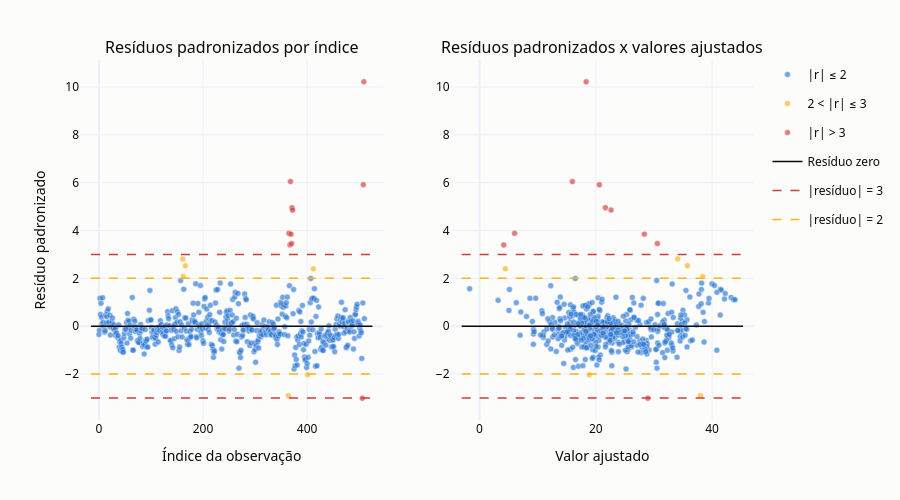

Write notebook code for a chart like this one.
### Code cell
medidas_68 = diagnostico[["Ajustado", "Resíduo", "Res. padronizado", "Res. studentizado", "Alavanca", "Cook"]]
faixas_68 = [
    ("|r| ≤ 2", res_pad.abs() <= 2, COR_PONTO),
    ("2 < |r| ≤ 3", (res_pad.abs() > 2) & (res_pad.abs() <= 3), COR_ALERTA),
    ("|r| > 3", res_pad.abs() > 3, COR_CRITICO),
]

fig = make_subplots(rows=1, cols=2, subplot_titles=["Resíduos padronizados por índice",
                                                    "Resíduos padronizados x valores ajustados"])
for col, x, rotulo in [(1, pd.Series(diagnostico.index, index=diagnostico.index), "Índice da observação"),
                       (2, diagnostico["Ajustado"], "Valor ajustado")]:
    for nome, mascara, cor in faixas_68:
        fig.add_trace(pontos(x[mascara], res_pad[mascara], diagnostico.index[mascara], medidas_68[mascara],
                             nome=nome, cor=cor, tamanho=6), row=1, col=col)
    x_min, x_max = faixa(x)
    linha_ref(fig, 0, x_min, x_max, "Resíduo zero", cor="#0b0b0b", traco="solid", row=1, col=col)
    for limite in (-3, -2, 2, 3):
        linha_ref(fig, limite, x_min, x_max, f"|resíduo| = {abs(limite)}",
                  cor=COR_CRITICO if abs(limite) == 3 else COR_ALERTA, row=1, col=col)
    fig.update_xaxes(title_text=rotulo, row=1, col=col)
fig.update_yaxes(title_text="Resíduo padronizado", row=1, col=1)
mostrar_e_salvar(fig, "residuos_padronizados", altura=500)

### Figure 1 — Plotly figure (JSON) as saved in the notebook; plotly's stock layout.template omitted (floating-point values rounded to 4 significant figures; data arrays with more than 128 entries replaced by an {"elided": "..."} marker saying what was removed)
{"data": [{"hovertemplate": "%{hovertext}<extra></extra>", "hovertext": {"elided": "490 str values"}, "legendgroup": "|r| ≤ 2", "marker": {"color": "#2a78d6", "line": {"color": "#fcfcfb", "width": 0.5}, "opacity": 0.65, "size": 6}, "mode": "markers", "name": "|r| ≤ 2", "showlegend": true, "type": "scatter", "x": {"elided": "490 int values"}, "xaxis": "x", "y": {"elided": "490 float values"}, "yaxis": "y"}, {"hovertemplate": "%{hovertext}<extra></extra>", "hovertext": ["<b>Linha 161</b> (Cambridge)<br>Ajustado: 34.073<br>Resíduo: 15.927<br>Res. padronizado: 2.812<br>Res. studentizado: 2.832<br>Alavanca: 0.038<br>Cook: 0.015<br>MEDV: 50.0<br>CRIM: 1.463<br>RM: 7.49<br>LSTAT: 1.73<br>RAD: 5.0", "<b>Linha 162</b> (Cambridge)<br>Ajustado: 38.385<br>Resíduo: 11.615<br>Res. padronizado: 2.076<br>Res. studentizado: 2.083<br>Alavanca: 0.061<br>Cook: 0.013<br>MEDV: 50.0<br>CRIM: 1.834<br>RM: 7.80<br>LSTAT: 1.92<br>RAD: 5.0", "<b>Linha 166</b> (Cambridge)<br>Ajustado: 35.747<br>Resíduo: 14.253<br>Res. padronizado: 2.524<br>Res. studentizado: 2.539<br>Alavanca: 0.044<br>Cook: 0.014<br>MEDV: 50.0<br>CRIM: 2.010<br>RM: 7.93<br>LSTAT: 3.70<br>RAD: 5.0", "<b>Linha 364</b> (Boston Back Bay)<br>Ajustado: 37.990<br>Resíduo: -16.090<br>Res. padronizado: -2.905<br>Res. studentizado: -2.928<br>Alavanca: 0.080<br>Cook: 0.035<br>MEDV: 21.9<br>CRIM: 3.474<br>RM: 8.78<br>LSTAT: 5.29<br>RAD: 24.0", "<b>Linha 401</b> (Boston South Boston)<br>Ajustado: 18.867<br>Resíduo: -11.667<br>Res. padronizado: -2.035<br>Res. studentizado: -2.042<br>Alavanca: 0.014<br>Cook: 0.003<br>MEDV: 7.2<br>CRIM: 14.236<br>RM: 6.34<br>LSTAT: 20.32<br>RAD: 24.0", "<b>Linha 412</b> (Boston Downtown)<br>Ajustado: 4.437<br>Resíduo: 13.463<br>Res. padronizado: 2.397<br>Res. studentizado: 2.409<br>Alavanca: 0.053<br>Cook: 0.015<br>MEDV: 17.9<br>CRIM: 18.811<br>RM: 4.63<br>LSTAT: 34.37<br>RAD: 24.0"], "legendgroup": "2 < |r| ≤ 3", "marker": {"color": "#fab219", "line": {"color": "#fcfcfb", "width": 0.5}, "opacity": 0.65, "size": 6}, "mode": "markers", "name": "2 < |r| ≤ 3", "showlegend": true, "type": "scatter", "x": [161, 162, 166, 364, 401, 412], "xaxis": "x", "y": [2.812, 2.076, 2.524, -2.905, -2.035, 2.397], "yaxis": "y"}, {"hovertemplate": "%{hovertext}<extra></extra>", "hovertext": ["<b>Linha 365</b> (Boston Back Bay)<br>Ajustado: 6.029<br>Resíduo: 21.471<br>Res. padronizado: 3.881<br>Res. studentizado: 3.938<br>Alavanca: 0.082<br>Cook: 0.064<br>MEDV: 27.5<br>CRIM: 4.556<br>RM: 3.56<br>LSTAT: 7.12<br>RAD: 24.0", "<b>Linha 367</b> (Boston Back Bay)<br>Ajustado: 4.159<br>Resíduo: 18.941<br>Res. padronizado: 3.398<br>Res. studentizado: 3.436<br>Alavanca: 0.068<br>Cook: 0.040<br>MEDV: 23.1<br>CRIM: 13.522<br>RM: 3.86<br>LSTAT: 13.33<br>RAD: 24.0", "<b>Linha 368</b> (Boston Back Bay)<br>Ajustado: 15.962<br>Resíduo: 34.038<br>Res. padronizado: 6.049<br>Res. studentizado: 6.284<br>Alavanca: 0.050<br>Cook: 0.092<br>MEDV: 50.0<br>CRIM: 4.898<br>RM: 4.97<br>LSTAT: 3.26<br>RAD: 24.0", "<b>Linha 369</b> (Boston Back Bay)<br>Ajustado: 28.339<br>Resíduo: 21.661<br>Res. padronizado: 3.848<br>Res. studentizado: 3.905<br>Alavanca: 0.050<br>Cook: 0.037<br>MEDV: 50.0<br>CRIM: 5.670<br>RM: 6.68<br>LSTAT: 3.73<br>RAD: 24.0", "<b>Linha 370</b> (Boston Beacon Hill)<br>Ajustado: 30.581<br>Resíduo: 19.419<br>Res. padronizado: 3.453<br>Res. studentizado: 3.493<br>Alavanca: 0.051<br>Cook: 0.031<br>MEDV: 50.0<br>CRIM: 6.539<br>RM: 7.02<br>LSTAT: 2.96<br>RAD: 24.0", "<b>Linha 371</b> (Boston Beacon Hill)<br>Ajustado: 21.652<br>Resíduo: 28.348<br>Res. padronizado: 4.955<br>Res. studentizado: 5.080<br>Alavanca: 0.018<br>Cook: 0.021<br>MEDV: 50.0<br>CRIM: 9.232<br>RM: 6.22<br>LSTAT: 9.53<br>RAD: 24.0", "<b>Linha 372</b> (Boston Beacon Hill)<br>Ajustado: 22.622<br>Resíduo: 27.378<br>Res. padronizado: 4.854<br>Res. studentizado: 4.971<br>Alavanca: 0.045<br>Cook: 0.053<br>MEDV: 50.0<br>CRIM: 8.267<br>RM: 5.88<br>LSTAT: 8.88<br>RAD: 24.0", "<b>Linha 506</b> (sem cidade)<br>Ajustado: 28.951<br>Resíduo: -16.951<br>Res. padronizado: -3.012<br>Res. studentizado: -3.038<br>Alavanca: 0.050<br>Cook: 0.023<br>MEDV: 12.0<br>CRIM: 0.988<br>RM: 6.98<br>LSTAT: 12.00<br>RAD: 3.0", "<b>Linha 508</b> (sem cidade)<br>Ajustado: 20.599<br>Resíduo: 33.401<br>Res. padronizado: 5.916<br>Res. studentizado: 6.136<br>Alavanca: 0.044<br>Cook: 0.076<br>MEDV: 54.0<br>CRIM: 0.444<br>RM: 6.12<br>LSTAT: 21.00<br>RAD: 3.0", "<b>Linha 509</b> (sem cidade)<br>Ajustado: 18.338<br>Resíduo: 48.662<br>Res. padronizado: 10.219<br>Res. studentizado: 11.524<br>Alavanca: 0.320<br>Cook: 2.337<br>MEDV: 67.0<br>CRIM: 0.778<br>RM: 6.22<br>LSTAT: 76.00<br>RAD: 3.0"], "legendgroup": "|r| > 3", "marker": {"color": "#d03b3b", "line": {"color": "#fcfcfb", "width": 0.5}, "opacity": 0.65, "size": 6}, "mode": "markers", "name": "|r| > 3", "showlegend": true, "type": "scatter", "x": [365, 367, 368, 369, 370, 371, 372, 506, 508, 509], "xaxis": "x", "y": [3.881, 3.398, 6.049, 3.848, 3.453, 4.955, 4.854, -3.012, 5.916, 10.22], "yaxis": "y"}, {"hovertemplate": "Resíduo zero: 0<extra></extra>", "legendgroup": "Resíduo zero", "line": {"color": "#0b0b0b", "dash": "solid", "width": 1.5}, "mode": "lines", "name": "Resíduo zero", "showlegend": true, "type": "scatter", "x": [-15.3, -6.137, 3.025, 12.19, 21.35, 30.51, 39.68, 48.84, 58.0, 67.16, 76.33, 85.49, 94.65, 103.8, 113.0, 122.1, 131.3, 140.5, 149.6, 158.8, 168.0, 177.1, 186.3, 195.4, 204.6, 213.8, 222.9, 232.1, 241.3, 250.4, 259.6, 268.7, 277.9, 287.1, 296.2, 305.4, 314.6, 323.7, 332.9, 342.0, 351.2, 360.4, 369.5, 378.7, 387.9, 397.0, 406.2, 415.3, 424.5, 433.7, 442.8, 452.0, 461.2, 470.3, 479.5, 488.6, 497.8, 507.0, 516.1, 525.3], "xaxis": "x", "y": [0.0, 0.0, 0.0, 0.0, 0.0, 0.0, 0.0, 0.0, 0.0, 0.0, 0.0, 0.0, 0.0, 0.0, 0.0, 0.0, 0.0, 0.0, 0.0, 0.0, 0.0, 0.0, 0.0, 0.0, 0.0, 0.0, 0.0, 0.0, 0.0, 0.0, 0.0, 0.0, 0.0, 0.0, 0.0, 0.0, 0.0, 0.0, 0.0, 0.0, 0.0, 0.0, 0.0, 0.0, 0.0, 0.0, 0.0, 0.0, 0.0, 0.0, 0.0, 0.0, 0.0, 0.0, 0.0, 0.0, 0.0, 0.0, 0.0, 0.0], "yaxis": "y"}, {"hovertemplate": "|resíduo| = 3: -3<extra></extra>", "legendgroup": "|resíduo| = 3", "line": {"color": "#d03b3b", "dash": "dash", "width": 1.5}, "mode": "lines", "name": "|resíduo| = 3", "showlegend": true, "type": "scatter", "x": [-15.3, -6.137, 3.025, 12.19, 21.35, 30.51, 39.68, 48.84, 58.0, 67.16, 76.33, 85.49, 94.65, 103.8, 113.0, 122.1, 131.3, 140.5, 149.6, 158.8, 168.0, 177.1, 186.3, 195.4, 204.6, 213.8, 222.9, 232.1, 241.3, 250.4, 259.6, 268.7, 277.9, 287.1, 296.2, 305.4, 314.6, 323.7, 332.9, 342.0, 351.2, 360.4, 369.5, 378.7, 387.9, 397.0, 406.2, 415.3, 424.5, 433.7, 442.8, 452.0, 461.2, 470.3, 479.5, 488.6, 497.8, 507.0, 516.1, 525.3], "xaxis": "x", "y": [-3.0, -3.0, -3.0, -3.0, -3.0, -3.0, -3.0, -3.0, -3.0, -3.0, -3.0, -3.0, -3.0, -3.0, -3.0, -3.0, -3.0, -3.0, -3.0, -3.0, -3.0, -3.0, -3.0, -3.0, -3.0, -3.0, -3.0, -3.0, -3.0, -3.0, -3.0, -3.0, -3.0, -3.0, -3.0, -3.0, -3.0, -3.0, -3.0, -3.0, -3.0, -3.0, -3.0, -3.0, -3.0, -3.0, -3.0, -3.0, -3.0, -3.0, -3.0, -3.0, -3.0, -3.0, -3.0, -3.0, -3.0, -3.0, -3.0, -3.0], "yaxis": "y"}, {"hovertemplate": "|resíduo| = 2: -2<extra></extra>", "legendgroup": "|resíduo| = 2", "line": {"color": "#fab219", "dash": "dash", "width": 1.5}, "mode": "lines", "name": "|resíduo| = 2", "showlegend": true, "type": "scatter", "x": [-15.3, -6.137, 3.025, 12.19, 21.35, 30.51, 39.68, 48.84, 58.0, 67.16, 76.33, 85.49, 94.65, 103.8, 113.0, 122.1, 131.3, 140.5, 149.6, 158.8, 168.0, 177.1, 186.3, 195.4, 204.6, 213.8, 222.9, 232.1, 241.3, 250.4, 259.6, 268.7, 277.9, 287.1, 296.2, 305.4, 314.6, 323.7, 332.9, 342.0, 351.2, 360.4, 369.5, 378.7, 387.9, 397.0, 406.2, 415.3, 424.5, 433.7, 442.8, 452.0, 461.2, 470.3, 479.5, 488.6, 497.8, 507.0, 516.1, 525.3], "xaxis": "x", "y": [-2.0, -2.0, -2.0, -2.0, -2.0, -2.0, -2.0, -2.0, -2.0, -2.0, -2.0, -2.0, -2.0, -2.0, -2.0, -2.0, -2.0, -2.0, -2.0, -2.0, -2.0, -2.0, -2.0, -2.0, -2.0, -2.0, -2.0, -2.0, -2.0, -2.0, -2.0, -2.0, -2.0, -2.0, -2.0, -2.0, -2.0, -2.0, -2.0, -2.0, -2.0, -2.0, -2.0, -2.0, -2.0, -2.0, -2.0, -2.0, -2.0, -2.0, -2.0, -2.0, -2.0, -2.0, -2.0, -2.0, -2.0, -2.0, -2.0, -2.0], "yaxis": "y"}, {"hovertemplate": "|resíduo| = 2: 2<extra></extra>", "legendgroup": "|resíduo| = 2", "line": {"color": "#fab219", "dash": "dash", "width": 1.5}, "mode": "lines", "name": "|resíduo| = 2", "showlegend": false, "type": "scatter", "x": [-15.3, -6.137, 3.025, 12.19, 21.35, 30.51, 39.68, 48.84, 58.0, 67.16, 76.33, 85.49, 94.65, 103.8, 113.0, 122.1, 131.3, 140.5, 149.6, 158.8, 168.0, 177.1, 186.3, 195.4, 204.6, 213.8, 222.9, 232.1, 241.3, 250.4, 259.6, 268.7, 277.9, 287.1, 296.2, 305.4, 314.6, 323.7, 332.9, 342.0, 351.2, 360.4, 369.5, 378.7, 387.9, 397.0, 406.2, 415.3, 424.5, 433.7, 442.8, 452.0, 461.2, 470.3, 479.5, 488.6, 497.8, 507.0, 516.1, 525.3], "xaxis": "x", "y": [2.0, 2.0, 2.0, 2.0, 2.0, 2.0, 2.0, 2.0, 2.0, 2.0, 2.0, 2.0, 2.0, 2.0, 2.0, 2.0, 2.0, 2.0, 2.0, 2.0, 2.0, 2.0, 2.0, 2.0, 2.0, 2.0, 2.0, 2.0, 2.0, 2.0, 2.0, 2.0, 2.0, 2.0, 2.0, 2.0, 2.0, 2.0, 2.0, 2.0, 2.0, 2.0, 2.0, 2.0, 2.0, 2.0, 2.0, 2.0, 2.0, 2.0, 2.0, 2.0, 2.0, 2.0, 2.0, 2.0, 2.0, 2.0, 2.0, 2.0], "yaxis": "y"}, {"hovertemplate": "|resíduo| = 3: 3<extra></extra>", "legendgroup": "|resíduo| = 3", "line": {"color": "#d03b3b", "dash": "dash", "width": 1.5}, "mode": "lines", "name": "|resíduo| = 3", "showlegend": false, "type": "scatter", "x": [-15.3, -6.137, 3.025, 12.19, 21.35, 30.51, 39.68, 48.84, 58.0, 67.16, 76.33, 85.49, 94.65, 103.8, 113.0, 122.1, 131.3, 140.5, 149.6, 158.8, 168.0, 177.1, 186.3, 195.4, 204.6, 213.8, 222.9, 232.1, 241.3, 250.4, 259.6, 268.7, 277.9, 287.1, 296.2, 305.4, 314.6, 323.7, 332.9, 342.0, 351.2, 360.4, 369.5, 378.7, 387.9, 397.0, 406.2, 415.3, 424.5, 433.7, 442.8, 452.0, 461.2, 470.3, 479.5, 488.6, 497.8, 507.0, 516.1, 525.3], "xaxis": "x", "y": [3.0, 3.0, 3.0, 3.0, 3.0, 3.0, 3.0, 3.0, 3.0, 3.0, 3.0, 3.0, 3.0, 3.0, 3.0, 3.0, 3.0, 3.0, 3.0, 3.0, 3.0, 3.0, 3.0, 3.0, 3.0, 3.0, 3.0, 3.0, 3.0, 3.0, 3.0, 3.0, 3.0, 3.0, 3.0, 3.0, 3.0, 3.0, 3.0, 3.0, 3.0, 3.0, 3.0, 3.0, 3.0, 3.0, 3.0, 3.0, 3.0, 3.0, 3.0, 3.0, 3.0, 3.0, 3.0, 3.0, 3.0, 3.0, 3.0, 3.0], "yaxis": "y"}, {"hovertemplate": "%{hovertext}<extra></extra>", "hovertext": {"elided": "490 str values"}, "legendgroup": "|r| ≤ 2", "marker": {"color": "#2a78d6", "line": {"color": "#fcfcfb", "width": 0.5}, "opacity": 0.65, "size": 6}, "mode": "markers", "name": "|r| ≤ 2", "showlegend": false, "type": "scatter", "x": {"elided": "490 float values"}, "xaxis": "x2", "y": {"elided": "490 float values"}, "yaxis": "y2"}, {"hovertemplate": "%{hovertext}<extra></extra>", "hovertext": ["<b>Linha 161</b> (Cambridge)<br>Ajustado: 34.073<br>Resíduo: 15.927<br>Res. padronizado: 2.812<br>Res. studentizado: 2.832<br>Alavanca: 0.038<br>Cook: 0.015<br>MEDV: 50.0<br>CRIM: 1.463<br>RM: 7.49<br>LSTAT: 1.73<br>RAD: 5.0", "<b>Linha 162</b> (Cambridge)<br>Ajustado: 38.385<br>Resíduo: 11.615<br>Res. padronizado: 2.076<br>Res. studentizado: 2.083<br>Alavanca: 0.061<br>Cook: 0.013<br>MEDV: 50.0<br>CRIM: 1.834<br>RM: 7.80<br>LSTAT: 1.92<br>RAD: 5.0", "<b>Linha 166</b> (Cambridge)<br>Ajustado: 35.747<br>Resíduo: 14.253<br>Res. padronizado: 2.524<br>Res. studentizado: 2.539<br>Alavanca: 0.044<br>Cook: 0.014<br>MEDV: 50.0<br>CRIM: 2.010<br>RM: 7.93<br>LSTAT: 3.70<br>RAD: 5.0", "<b>Linha 364</b> (Boston Back Bay)<br>Ajustado: 37.990<br>Resíduo: -16.090<br>Res. padronizado: -2.905<br>Res. studentizado: -2.928<br>Alavanca: 0.080<br>Cook: 0.035<br>MEDV: 21.9<br>CRIM: 3.474<br>RM: 8.78<br>LSTAT: 5.29<br>RAD: 24.0", "<b>Linha 401</b> (Boston South Boston)<br>Ajustado: 18.867<br>Resíduo: -11.667<br>Res. padronizado: -2.035<br>Res. studentizado: -2.042<br>Alavanca: 0.014<br>Cook: 0.003<br>MEDV: 7.2<br>CRIM: 14.236<br>RM: 6.34<br>LSTAT: 20.32<br>RAD: 24.0", "<b>Linha 412</b> (Boston Downtown)<br>Ajustado: 4.437<br>Resíduo: 13.463<br>Res. padronizado: 2.397<br>Res. studentizado: 2.409<br>Alavanca: 0.053<br>Cook: 0.015<br>MEDV: 17.9<br>CRIM: 18.811<br>RM: 4.63<br>LSTAT: 34.37<br>RAD: 24.0"], "legendgroup": "2 < |r| ≤ 3", "marker": {"color": "#fab219", "line": {"color": "#fcfcfb", "width": 0.5}, "opacity": 0.65, "size": 6}, "mode": "markers", "name": "2 < |r| ≤ 3", "showlegend": false, "type": "scatter", "x": [34.07, 38.39, 35.75, 37.99, 18.87, 4.437], "xaxis": "x2", "y": [2.812, 2.076, 2.524, -2.905, -2.035, 2.397], "yaxis": "y2"}, {"hovertemplate": "%{hovertext}<extra></extra>", "hovertext": ["<b>Linha 365</b> (Boston Back Bay)<br>Ajustado: 6.029<br>Resíduo: 21.471<br>Res. padronizado: 3.881<br>Res. studentizado: 3.938<br>Alavanca: 0.082<br>Cook: 0.064<br>MEDV: 27.5<br>CRIM: 4.556<br>RM: 3.56<br>LSTAT: 7.12<br>RAD: 24.0", "<b>Linha 367</b> (Boston Back Bay)<br>Ajustado: 4.159<br>Resíduo: 18.941<br>Res. padronizado: 3.398<br>Res. studentizado: 3.436<br>Alavanca: 0.068<br>Cook: 0.040<br>MEDV: 23.1<br>CRIM: 13.522<br>RM: 3.86<br>LSTAT: 13.33<br>RAD: 24.0", "<b>Linha 368</b> (Boston Back Bay)<br>Ajustado: 15.962<br>Resíduo: 34.038<br>Res. padronizado: 6.049<br>Res. studentizado: 6.284<br>Alavanca: 0.050<br>Cook: 0.092<br>MEDV: 50.0<br>CRIM: 4.898<br>RM: 4.97<br>LSTAT: 3.26<br>RAD: 24.0", "<b>Linha 369</b> (Boston Back Bay)<br>Ajustado: 28.339<br>Resíduo: 21.661<br>Res. padronizado: 3.848<br>Res. studentizado: 3.905<br>Alavanca: 0.050<br>Cook: 0.037<br>MEDV: 50.0<br>CRIM: 5.670<br>RM: 6.68<br>LSTAT: 3.73<br>RAD: 24.0", "<b>Linha 370</b> (Boston Beacon Hill)<br>Ajustado: 30.581<br>Resíduo: 19.419<br>Res. padronizado: 3.453<br>Res. studentizado: 3.493<br>Alavanca: 0.051<br>Cook: 0.031<br>MEDV: 50.0<br>CRIM: 6.539<br>RM: 7.02<br>LSTAT: 2.96<br>RAD: 24.0", "<b>Linha 371</b> (Boston Beacon Hill)<br>Ajustado: 21.652<br>Resíduo: 28.348<br>Res. padronizado: 4.955<br>Res. studentizado: 5.080<br>Alavanca: 0.018<br>Cook: 0.021<br>MEDV: 50.0<br>CRIM: 9.232<br>RM: 6.22<br>LSTAT: 9.53<br>RAD: 24.0", "<b>Linha 372</b> (Boston Beacon Hill)<br>Ajustado: 22.622<br>Resíduo: 27.378<br>Res. padronizado: 4.854<br>Res. studentizado: 4.971<br>Alavanca: 0.045<br>Cook: 0.053<br>MEDV: 50.0<br>CRIM: 8.267<br>RM: 5.88<br>LSTAT: 8.88<br>RAD: 24.0", "<b>Linha 506</b> (sem cidade)<br>Ajustado: 28.951<br>Resíduo: -16.951<br>Res. padronizado: -3.012<br>Res. studentizado: -3.038<br>Alavanca: 0.050<br>Cook: 0.023<br>MEDV: 12.0<br>CRIM: 0.988<br>RM: 6.98<br>LSTAT: 12.00<br>RAD: 3.0", "<b>Linha 508</b> (sem cidade)<br>Ajustado: 20.599<br>Resíduo: 33.401<br>Res. padronizado: 5.916<br>Res. studentizado: 6.136<br>Alavanca: 0.044<br>Cook: 0.076<br>MEDV: 54.0<br>CRIM: 0.444<br>RM: 6.12<br>LSTAT: 21.00<br>RAD: 3.0", "<b>Linha 509</b> (sem cidade)<br>Ajustado: 18.338<br>Resíduo: 48.662<br>Res. padronizado: 10.219<br>Res. studentizado: 11.524<br>Alavanca: 0.320<br>Cook: 2.337<br>MEDV: 67.0<br>CRIM: 0.778<br>RM: 6.22<br>LSTAT: 76.00<br>RAD: 3.0"], "legendgroup": "|r| > 3", "marker": {"color": "#d03b3b", "line": {"color": "#fcfcfb", "width": 0.5}, "opacity": 0.65, "size": 6}, "mode": "markers", "name": "|r| > 3", "showlegend": false, "type": "scatter", "x": [6.029, 4.159, 15.96, 28.34, 30.58, 21.65, 22.62, 28.95, 20.6, 18.34], "xaxis": "x2", "y": [3.881, 3.398, 6.049, 3.848, 3.453, 4.955, 4.854, -3.012, 5.916, 10.22], "yaxis": "y2"}, {"hovertemplate": "Resíduo zero: 0<extra></extra>", "legendgroup": "Resíduo zero", "line": {"color": "#0b0b0b", "dash": "solid", "width": 1.5}, "mode": "lines", "name": "Resíduo zero", "showlegend": false, "type": "scatter", "x": [-3.075, -2.255, -1.435, -0.6147, 0.2056, 1.026, 1.846, 2.666, 3.486, 4.307, 5.127, 5.947, 6.767, 7.588, 8.408, 9.228, 10.05, 10.87, 11.69, 12.51, 13.33, 14.15, 14.97, 15.79, 16.61, 17.43, 18.25, 19.07, 19.89, 20.71, 21.53, 22.35, 23.17, 23.99, 24.81, 25.63, 26.45, 27.27, 28.09, 28.91, 29.73, 30.55, 31.37, 32.19, 33.01, 33.84, 34.66, 35.48, 36.3, 37.12, 37.94, 38.76, 39.58, 40.4, 41.22, 42.04, 42.86, 43.68, 44.5, 45.32], "xaxis": "x2", "y": [0.0, 0.0, 0.0, 0.0, 0.0, 0.0, 0.0, 0.0, 0.0, 0.0, 0.0, 0.0, 0.0, 0.0, 0.0, 0.0, 0.0, 0.0, 0.0, 0.0, 0.0, 0.0, 0.0, 0.0, 0.0, 0.0, 0.0, 0.0, 0.0, 0.0, 0.0, 0.0, 0.0, 0.0, 0.0, 0.0, 0.0, 0.0, 0.0, 0.0, 0.0, 0.0, 0.0, 0.0, 0.0, 0.0, 0.0, 0.0, 0.0, 0.0, 0.0, 0.0, 0.0, 0.0, 0.0, 0.0, 0.0, 0.0, 0.0, 0.0], "yaxis": "y2"}, {"hovertemplate": "|resíduo| = 3: -3<extra></extra>", "legendgroup": "|resíduo| = 3", "line": {"color": "#d03b3b", "dash": "dash", "width": 1.5}, "mode": "lines", "name": "|resíduo| = 3", "showlegend": false, "type": "scatter", "x": [-3.075, -2.255, -1.435, -0.6147, 0.2056, 1.026, 1.846, 2.666, 3.486, 4.307, 5.127, 5.947, 6.767, 7.588, 8.408, 9.228, 10.05, 10.87, 11.69, 12.51, 13.33, 14.15, 14.97, 15.79, 16.61, 17.43, 18.25, 19.07, 19.89, 20.71, 21.53, 22.35, 23.17, 23.99, 24.81, 25.63, 26.45, 27.27, 28.09, 28.91, 29.73, 30.55, 31.37, 32.19, 33.01, 33.84, 34.66, 35.48, 36.3, 37.12, 37.94, 38.76, 39.58, 40.4, 41.22, 42.04, 42.86, 43.68, 44.5, 45.32], "xaxis": "x2", "y": [-3.0, -3.0, -3.0, -3.0, -3.0, -3.0, -3.0, -3.0, -3.0, -3.0, -3.0, -3.0, -3.0, -3.0, -3.0, -3.0, -3.0, -3.0, -3.0, -3.0, -3.0, -3.0, -3.0, -3.0, -3.0, -3.0, -3.0, -3.0, -3.0, -3.0, -3.0, -3.0, -3.0, -3.0, -3.0, -3.0, -3.0, -3.0, -3.0, -3.0, -3.0, -3.0, -3.0, -3.0, -3.0, -3.0, -3.0, -3.0, -3.0, -3.0, -3.0, -3.0, -3.0, -3.0, -3.0, -3.0, -3.0, -3.0, -3.0, -3.0], "yaxis": "y2"}, {"hovertemplate": "|resíduo| = 2: -2<extra></extra>", "legendgroup": "|resíduo| = 2", "line": {"color": "#fab219", "dash": "dash", "width": 1.5}, "mode": "lines", "name": "|resíduo| = 2", "showlegend": false, "type": "scatter", "x": [-3.075, -2.255, -1.435, -0.6147, 0.2056, 1.026, 1.846, 2.666, 3.486, 4.307, 5.127, 5.947, 6.767, 7.588, 8.408, 9.228, 10.05, 10.87, 11.69, 12.51, 13.33, 14.15, 14.97, 15.79, 16.61, 17.43, 18.25, 19.07, 19.89, 20.71, 21.53, 22.35, 23.17, 23.99, 24.81, 25.63, 26.45, 27.27, 28.09, 28.91, 29.73, 30.55, 31.37, 32.19, 33.01, 33.84, 34.66, 35.48, 36.3, 37.12, 37.94, 38.76, 39.58, 40.4, 41.22, 42.04, 42.86, 43.68, 44.5, 45.32], "xaxis": "x2", "y": [-2.0, -2.0, -2.0, -2.0, -2.0, -2.0, -2.0, -2.0, -2.0, -2.0, -2.0, -2.0, -2.0, -2.0, -2.0, -2.0, -2.0, -2.0, -2.0, -2.0, -2.0, -2.0, -2.0, -2.0, -2.0, -2.0, -2.0, -2.0, -2.0, -2.0, -2.0, -2.0, -2.0, -2.0, -2.0, -2.0, -2.0, -2.0, -2.0, -2.0, -2.0, -2.0, -2.0, -2.0, -2.0, -2.0, -2.0, -2.0, -2.0, -2.0, -2.0, -2.0, -2.0, -2.0, -2.0, -2.0, -2.0, -2.0, -2.0, -2.0], "yaxis": "y2"}, {"hovertemplate": "|resíduo| = 2: 2<extra></extra>", "legendgroup": "|resíduo| = 2", "line": {"color": "#fab219", "dash": "dash", "width": 1.5}, "mode": "lines", "name": "|resíduo| = 2", "showlegend": false, "type": "scatter", "x": [-3.075, -2.255, -1.435, -0.6147, 0.2056, 1.026, 1.846, 2.666, 3.486, 4.307, 5.127, 5.947, 6.767, 7.588, 8.408, 9.228, 10.05, 10.87, 11.69, 12.51, 13.33, 14.15, 14.97, 15.79, 16.61, 17.43, 18.25, 19.07, 19.89, 20.71, 21.53, 22.35, 23.17, 23.99, 24.81, 25.63, 26.45, 27.27, 28.09, 28.91, 29.73, 30.55, 31.37, 32.19, 33.01, 33.84, 34.66, 35.48, 36.3, 37.12, 37.94, 38.76, 39.58, 40.4, 41.22, 42.04, 42.86, 43.68, 44.5, 45.32], "xaxis": "x2", "y": [2.0, 2.0, 2.0, 2.0, 2.0, 2.0, 2.0, 2.0, 2.0, 2.0, 2.0, 2.0, 2.0, 2.0, 2.0, 2.0, 2.0, 2.0, 2.0, 2.0, 2.0, 2.0, 2.0, 2.0, 2.0, 2.0, 2.0, 2.0, 2.0, 2.0, 2.0, 2.0, 2.0, 2.0, 2.0, 2.0, 2.0, 2.0, 2.0, 2.0, 2.0, 2.0, 2.0, 2.0, 2.0, 2.0, 2.0, 2.0, 2.0, 2.0, 2.0, 2.0, 2.0, 2.0, 2.0, 2.0, 2.0, 2.0, 2.0, 2.0], "yaxis": "y2"}, {"hovertemplate": "|resíduo| = 3: 3<extra></extra>", "legendgroup": "|resíduo| = 3", "line": {"color": "#d03b3b", "dash": "dash", "width": 1.5}, "mode": "lines", "name": "|resíduo| = 3", "showlegend": false, "type": "scatter", "x": [-3.075, -2.255, -1.435, -0.6147, 0.2056, 1.026, 1.846, 2.666, 3.486, 4.307, 5.127, 5.947, 6.767, 7.588, 8.408, 9.228, 10.05, 10.87, 11.69, 12.51, 13.33, 14.15, 14.97, 15.79, 16.61, 17.43, 18.25, 19.07, 19.89, 20.71, 21.53, 22.35, 23.17, 23.99, 24.81, 25.63, 26.45, 27.27, 28.09, 28.91, 29.73, 30.55, 31.37, 32.19, 33.01, 33.84, 34.66, 35.48, 36.3, 37.12, 37.94, 38.76, 39.58, 40.4, 41.22, 42.04, 42.86, 43.68, 44.5, 45.32], "xaxis": "x2", "y": [3.0, 3.0, 3.0, 3.0, 3.0, 3.0, 3.0, 3.0, 3.0, 3.0, 3.0, 3.0, 3.0, 3.0, 3.0, 3.0, 3.0, 3.0, 3.0, 3.0, 3.0, 3.0, 3.0, 3.0, 3.0, 3.0, 3.0, 3.0, 3.0, 3.0, 3.0, 3.0, 3.0, 3.0, 3.0, 3.0, 3.0, 3.0, 3.0, 3.0, 3.0, 3.0, 3.0, 3.0, 3.0, 3.0, 3.0, 3.0, 3.0, 3.0, 3.0, 3.0, 3.0, 3.0, 3.0, 3.0, 3.0, 3.0, 3.0, 3.0], "yaxis": "y2"}], "layout": {"annotations": [{"font": {"size": 16}, "showarrow": false, "text": "Resíduos padronizados por índice", "x": 0.225, "xanchor": "center", "xref": "paper", "y": 1.0, "yanchor": "bottom", "yref": "paper"}, {"font": {"size": 16}, "showarrow": false, "text": "Resíduos padronizados x valores ajustados", "x": 0.775, "xanchor": "center", "xref": "paper", "y": 1.0, "yanchor": "bottom", "yref": "paper"}], "height": 500, "margin": {"t": 60}, "title": {}, "xaxis": {"anchor": "y", "domain": [0.0, 0.45], "title": {"text": "Índice da observação"}}, "xaxis2": {"anchor": "y2", "domain": [0.55, 1.0], "title": {"text": "Valor ajustado"}}, "yaxis": {"anchor": "x", "domain": [0.0, 1.0], "title": {"text": "Resíduo padronizado"}}, "yaxis2": {"anchor": "x2", "domain": [0.0, 1.0]}}}
